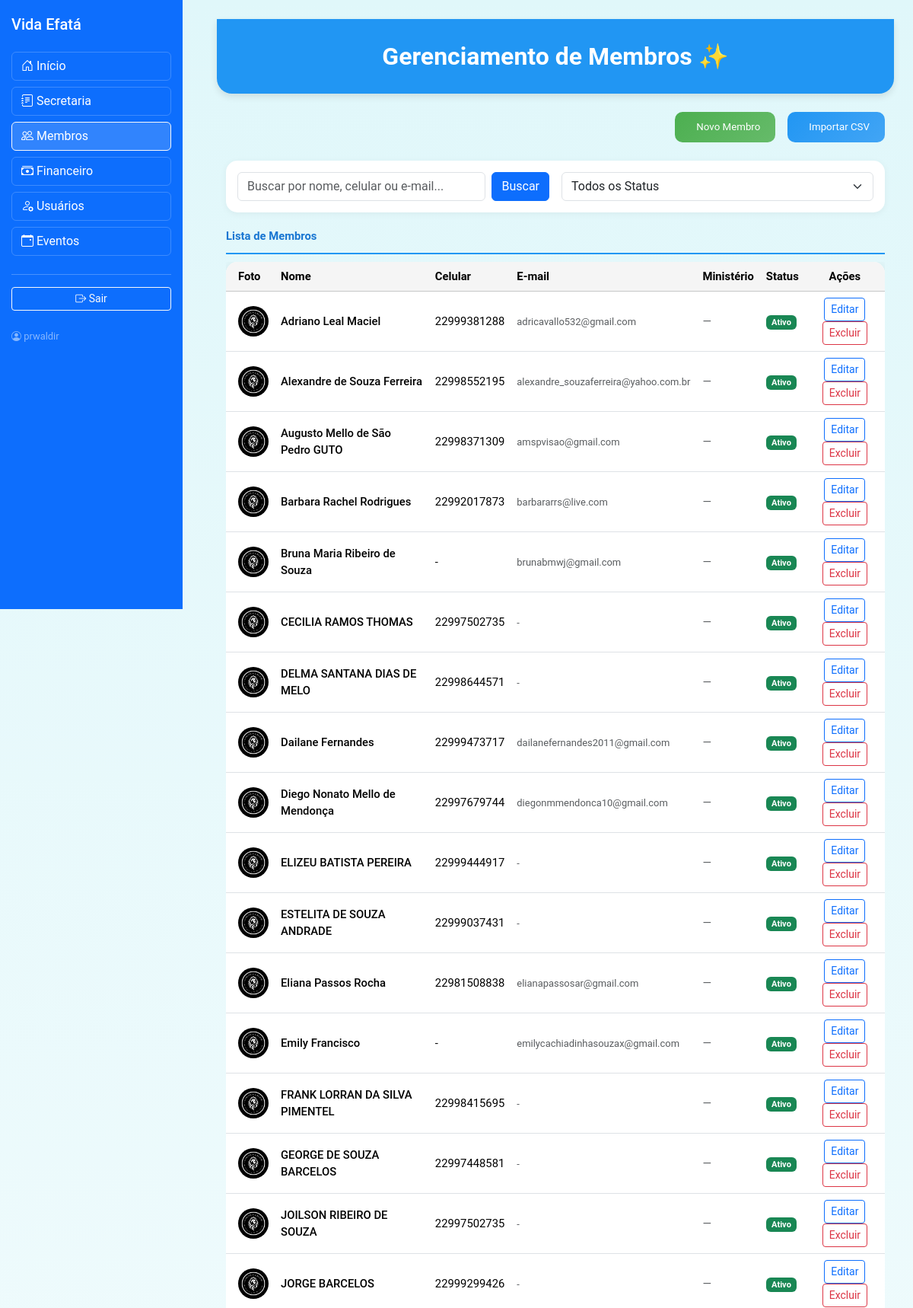
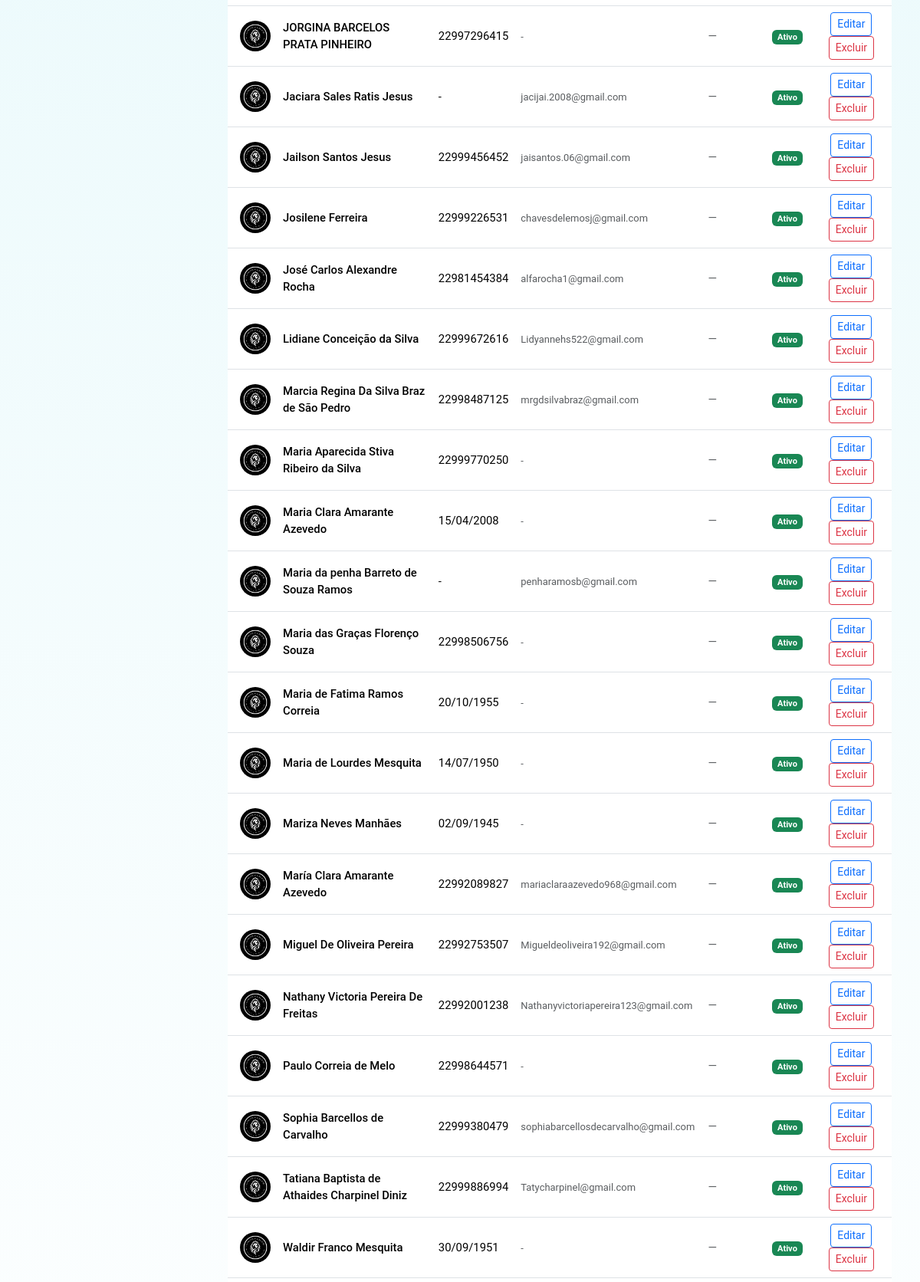
Screenshot of /membros (signed in, upper part) with the database file from the repository (2 pictures, top to bottom).
### app.py (models this page shows, shortened)
class User(UserMixin, db.Model):
    __tablename__ = 'user'
    id = db.Column(db.Integer, primary_key=True)
    nome = db.Column(db.String(100), nullable=False)
    email = db.Column(db.String(100), unique=True, nullable=False)
    senha = db.Column(db.String(200), nullable=False)
    nivel_acesso = db.Column(db.Integer, default=2)
    is_secretaria = db.Column(db.Boolean, default=False)
    is_admin = db.Column(db.Boolean, default=False)
    membro_id = db.Column(db.Integer, db.ForeignKey('membro.id', name="fk_user_membro"), nullable=True)
    membro = db.relationship('Membro', backref='usuario', lazy=True)

class Membro(db.Model):
    __tablename__ = 'membro'
    id = db.Column(db.Integer, primary_key=True)
    nome = db.Column(db.String(100), nullable=False)
    email = db.Column(db.String(100))
    telefone = db.Column(db.String(20))
    celular = db.Column(db.String(20))
    endereco = db.Column(db.String(200))
    cep = db.Column(db.String(10))
    bairro = db.Column(db.String(50))
    cidade = db.Column(db.String(50), default="São Paulo")
    estado = db.Column(db.String(2), default="SP")
    data_nascimento = db.Column(db.Date)
    estado_civil = db.Column(db.String(20))
    conjuge = db.Column(db.String(100))
    filhos = db.Column(db.Integer, default=0)
    batizado = db.Column(db.Boolean, default=False)
    data_batismo = db.Column(db.Date)
    ministerio = db.Column(db.String(100))
    foto = db.Column(db.String(100), default='default.jpg')
    data_cadastro = db.Column(db.DateTime, default=datetime.utcnow)
    status = db.Column(db.String(20), default='ativo')
    ativo = db.Column(db.Boolean, default=True)

### app.py (the view)
@app.route('/membros')
@login_required
def listar_membros():
    if current_user.nivel_acesso > 4:
        flash("Acesso negado.", "danger")
        return redirect(url_for('index'))
    query = request.args.get('q', '').strip()
    ministerios = Ministerio.query.order_by(Ministerio.nome).all()
    if query:
        search = f"%{query}%"
        membros = Membro.query.filter(
            or_(Membro.nome.ilike(search), Membro.celular.ilike(search), Membro.email.ilike(search))
        ).order_by(Membro.nome).all()
    else:
        membros = Membro.query.order_by(Membro.nome).all()
    return render_template('secretaria/membros_list.html', membros=membros, ministerios=ministerios)

### app.py (called while the page is built)
@login_manager.user_loader
def load_user(user_id):
    return User.query.get(int(user_id))

@app.context_processor
def inject_year():
    return {'current_year': datetime.now().year}

### templates/secretaria/membros_list.html (shortened to what this page needs)
{% extends "includes/_layout.html" %}
{% block content %}
<div class="page-header fade-in">
    <h2>Gerenciamento de Membros ✨</h2>
</div>
<div class="container py-4 fade-in">
  <div class="d-flex justify-content-end gap-3 mb-4">
    <a href="{{ url_for('novo_membro') }}" class="action-btn">
      Novo Membro
    </a>
    <a href="{{ url_for('importar_membros') }}" class="action-btn" style="background: linear-gradient(135deg, #2196F3, #42A5F5);">
      Importar CSV
    </a>
  </div>
  <div class="filter-card">
    <div class="row g-3">
      <div class="col-md-6">
        <form method="GET" class="d-flex gap-2">
          <input type="text" name="q" class="form-control" placeholder="Buscar por nome, celular ou e-mail..." value="{{ request.args.get('q', '') }}">
          <button type="submit" class="btn btn-primary"> Buscar</button>
        </form>
      </div>
      <div class="col-md-6">
        <form method="GET" class="d-flex gap-2">
          <select name="status" class="form-select" onchange="this.form.submit()">
            <option value="">Todos os Status</option>
          </select>
        </form>
      </div>
    </div>
  </div>
  <div class="section-title">Lista de Membros</div>
  <div class="table-responsive">
    <table class="table table-hover mb-0 align-middle">
      <thead class="table-light">
        <tr>
          <th class="ps-3">Foto</th>
          <th>Nome</th>
          <th>Celular</th>
          <th>E-mail</th>
          <th>Ministério</th>
          <th>Status</th>
          <th class="text-center">Ações</th>
        </tr>
      </thead>
      <tbody>
        {% for m in membros %}
        <tr data-id="{{ m.id }}">
          <td class="ps-3">
            {% if m.foto and m.foto != 'default.jpg' %}
              <img src="{{ url_for('uploaded_file', filename=m.foto) }}"
                   class="rounded-circle object-fit-cover" width="40" height="40"
                   alt="{{ m.nome }}"
                   onerror="this.src='{{ url_for('uploaded_file', filename='default.jpg') }}'">
            {% else %}
              <img src="{{ url_for('uploaded_file', filename='default.jpg') }}"
                   class="rounded-circle object-fit-cover" width="40" height="40"
                   alt="Sem foto">
            {% endif %}
          </td>
          <td class="fw-medium">{{ m.nome }}</td>
          <td>{{ m.celular or '-' }}</td>
          <td><small class="text-muted">{{ m.email or '-' }}</small></td>
          <td>
            {% if m.ministerio %}
              <span class="badge bg-info text-dark">{{ m.ministerio }}</span>
            {% else %}
              <span class="text-muted">—</span>
            {% endif %}
          </td>
          <td>
            <span class="badge
              {% if m.status == 'ativo' %}bg-success
              {% elif m.status == 'inativo' %}bg-secondary
              {% elif m.status == 'afastado' %}bg-warning text-dark
              {% elif m.status == 'nao_membro' %}bg-info text-dark
              {% elif m.status == 'visitante' %}bg-light text-dark border
              {% else %}bg-dark text-white{% endif %}">
              {{ m.status|replace('_', ' ')|title }}
            </span>
          </td>
          <td class="text-center">
            <button class="btn btn-outline-primary btn-sm" data-bs-toggle="modal" data-bs-target="#editModal{{ m.id }}">
              Editar
            </button>
            <form method="POST" action="{{ url_for('excluir_membro', id=m.id) }}" class="d-inline">
              <button type="submit" class="btn btn-outline-danger btn-sm" onclick="return confirm('Tem certeza que deseja excluir {{ m.nome }}?')">
                Excluir
              </button>
            </form>
          </td>
        </tr>
        {% endfor %}
      </tbody>
    </table>
  </div>
</div>
{% endblock %}

### templates/includes/_layout.html (shortened to what this page needs)
<!DOCTYPE html>
<html lang="pt-BR">
<head>
  <link href="https://cdn.jsdelivr.net/npm/bootstrap@5.3.3/dist/css/bootstrap.min.css" rel="stylesheet">
  <link href="https://cdn.jsdelivr.net/npm/bootstrap-icons@1.11.0/font/bootstrap-icons.css" rel="stylesheet">
</head>
<body>
  <div class="sidebar">
    <h5 class="mb-4"> Vida Efatá</h5>
    <a href="{{ url_for('index') }}"
       class="btn btn-menu btn-outline-light {% if request.endpoint == 'index' %}active{% endif %}">
      <i class="bi bi-house-door"></i> Início
    </a>
    {% if current_user.is_authenticated and current_user.nivel_acesso <= 3 %}
      <a href="{{ url_for('secretaria') }}"
         class="btn btn-menu btn-outline-light {% if 'secretaria' in request.endpoint %}active{% endif %}">
        <i class="bi bi-journal-text"></i> Secretaria
      </a>
      <a href="{{ url_for('listar_membros') }}"
         class="btn btn-menu btn-outline-light {% if 'membro' in request.endpoint %}active{% endif %}">
        <i class="bi bi-people"></i> Membros
      </a>
      <a href="{{ url_for('financeiro') }}"
         class="btn btn-menu btn-outline-light {% if 'financeiro' in request.endpoint and not 'membro' in request.endpoint %}active{% endif %}">
        <i class="bi bi-cash-stack"></i> Financeiro
      </a>
      <a href="{{ url_for('usuarios_listar') }}"
         class="btn btn-menu btn-outline-light {% if 'usuarios' in request.endpoint %}active{% endif %}">
        <i class="bi bi-person-gear"></i> Usuários
      </a>
      <a href="{{ url_for('novo_evento') }}"
         class="btn btn-menu btn-outline-light {% if 'evento' in request.endpoint %}active{% endif %}">
        <i class="bi bi-calendar-event"></i> Eventos
      </a>
    {% endif %}
    <hr class="text-light">
    <a href="{{ url_for('logout') }}" class="btn btn-outline-light btn-sm w-100">
      <i class="bi bi-box-arrow-right"></i> Sair
    </a>
    <div class="mt-4 small text-white-50">
      <i class="bi bi-person-circle"></i> {{ current_user.nome }}
    </div>
  </div>
  <div class="content">
    {% block content %}{% endblock %}
  </div>
</body>
</html>

### templates/includes/_layout.html (style rules this page uses)
:root { --bs-body-font-family:'Inter',sans-serif; }
body { background:#f8f9fa;font-size:.925rem; }
.sidebar { position:fixed;top:0;left:0;height:100vh;width:240px; background-color:#0d6efd;color:#fff;padding:20px 15px;overflow-y:auto; }
.btn-menu { width:100%;text-align:left;margin-bottom:8px;color:#fff;border:1px solid rgba(255,255,255,0.2); }
.btn-menu:hover, .btn-menu.active { background-color:rgba(255,255,255,.15); color:#fff; }
.content { margin-left:260px;padding:25px; }

### templates/secretaria/membros_list.html (style rules this page uses)
body { background: linear-gradient(to bottom, #e0f7fa, #ffffff); font-family: 'Roboto', sans-serif; color: #333; }
.page-header { background: #2196F3; color: white; padding: 30px 0; text-align: center; border-radius: 0 0 20px 20px; box-shadow: 0 4px 10px rgba(0,0,0,0.1); }
.page-header h2 { font-weight: 700; margin-bottom: 0; }
.action-btn { background: linear-gradient(135deg, #4CAF50, #66BB6A); color: white; padding: 10px 20px; border-radius: 10px; transition: background 0.3s, transform 0.3s; text-decoration: none; font-size: 0.9em; }
.filter-card { background: white; border-radius: 15px; padding: 15px; box-shadow: 0 2px 10px rgba(0,0,0,0.05); margin-bottom: 20px; }
.section-title { font-weight: 600; margin: 20px 0 10px; color: #1976D2; border-bottom: 2px solid #2196F3; padding-bottom: 10px; }
.table { background: white; border-radius: 15px; overflow: hidden; box-shadow: 0 4px 15px rgba(0,0,0,0.1); }
.table th { background: #f5f5f5; font-weight: 600; }
.table td { vertical-align: middle; }
.fade-in { animation: fadeIn 1.5s ease-in; }

### rows the page displays
User: nome "prwaldir"
Membro: nome "Adriano Leal Maciel", celular "22999381288", email "adricavallo532@gmail.com", status "Ativo"
Membro: nome "Alexandre de Souza Ferreira", celular "22998552195", email "alexandre_souzaferreira@yahoo.com.br", status "Ativo"
Membro: nome "Augusto Mello de São Pedro GUTO", celular "22998371309", email "amspvisao@gmail.com", status "Ativo"
Membro: nome "Barbara Rachel Rodrigues", celular "22992017873", email "barbararrs@live.com", status "Ativo"
Membro: nome "Bruna Maria Ribeiro de Souza", celular "-", email "brunabmwj@gmail.com", status "Ativo"
Membro: nome "CECILIA RAMOS THOMAS", celular "22997502735", email "-", status "Ativo"
Membro: nome "DELMA SANTANA DIAS DE MELO", celular "22998644571", email "-", status "Ativo"
Membro: nome "Dailane Fernandes", celular "22999473717", email "dailanefernandes2011@gmail.com", status "Ativo"
Membro: nome "Diego Nonato Mello de Mendonça", celular "22997679744", email "diegonmmendonca10@gmail.com", status "Ativo"
Membro: nome "ELIZEU BATISTA PEREIRA", celular "22999444917", email "-", status "Ativo"
Membro: nome "ESTELITA DE SOUZA ANDRADE", celular "22999037431", email "-", status "Ativo"
Membro: nome "Eliana Passos Rocha", celular "22981508838", email "elianapassosar@gmail.com", status "Ativo"
Membro: nome "Emily Francisco", celular "-", email "emilycachiadinhasouzax@gmail.com", status "Ativo"
Membro: nome "FRANK LORRAN DA SILVA PIMENTEL", celular "22998415695", email "-", status "Ativo"
Membro: nome "GEORGE DE SOUZA BARCELOS", celular "22997448581", email "-", status "Ativo"
Membro: nome "JOILSON RIBEIRO DE SOUZA", celular "22997502735", email "-", status "Ativo"
Membro: nome "JORGE BARCELOS", celular "22999299426", email "-", status "Ativo"
Membro: nome "JORGINA BARCELOS PRATA PINHEIRO", celular "22997296415", email "-", status "Ativo"
Membro: nome "Jaciara Sales Ratis Jesus", celular "-", email "jacijai.2008@gmail.com", status "Ativo"
Membro: nome "Jailson Santos Jesus", celular "22999456452", email "jaisantos.06@gmail.com", status "Ativo"
Membro: nome "Josilene Ferreira", celular "22999226531", email "chavesdelemosj@gmail.com", status "Ativo"
Membro: nome "José Carlos Alexandre Rocha", celular "22981454384", email "alfarocha1@gmail.com", status "Ativo"
Membro: nome "Lidiane Conceição da Silva", celular "22999672616", email "Lidyannehs522@gmail.com", status "Ativo"
Membro: nome "Marcia Regina Da Silva Braz de São Pedro", celular "22998487125", email "mrgdsilvabraz@gmail.com", status "Ativo"
Membro: nome "Maria Aparecida Stiva Ribeiro da Silva", celular "22999770250", email "-", status "Ativo"
Membro: nome "Maria Clara Amarante Azevedo", celular "15/04/2008", email "-", status "Ativo"
Membro: nome "Maria da penha Barreto de Souza Ramos", celular "-", email "penharamosb@gmail.com"
